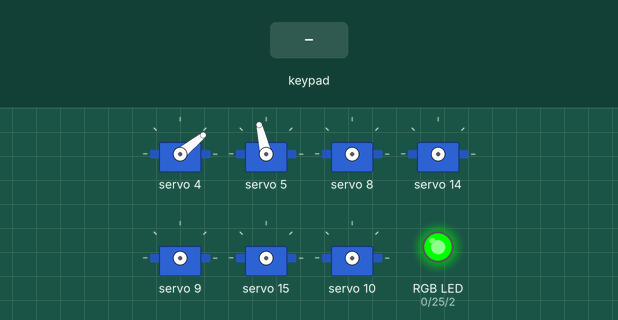
The sketch below on a simulated ESP32. On the bench: 7 × servo, an RGB LED mixed from three pins (HIGH = lit). The inputs (shaded band) are chosen by the test bench. What the sketch prints to the serial monitor is not drawn.

Above: at 2.2 s.
2.3 s: key '+' pressed
At 2.5 s:
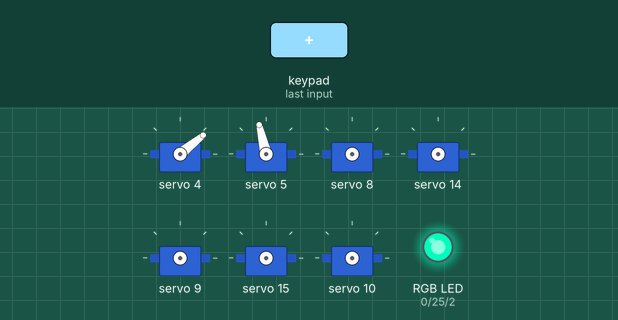
At 3.1 s:
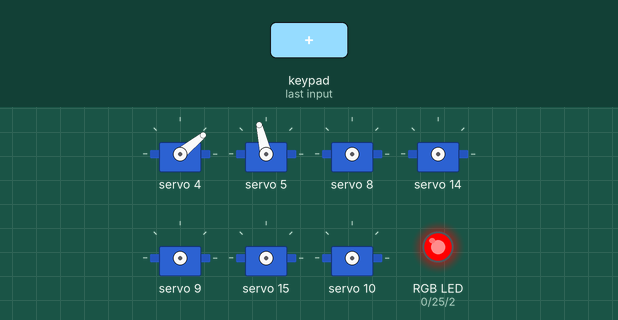
5.3 s: key 'U' pressed
At 5.65 s:
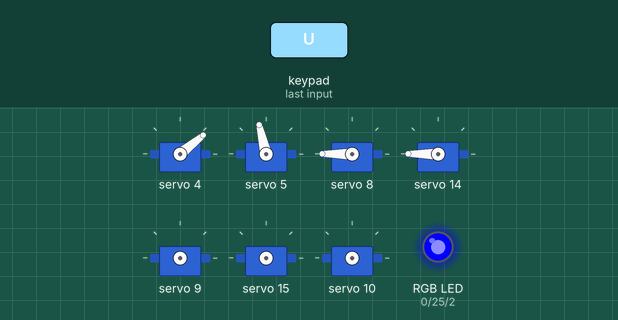
8.3 s: key 'D' pressed
11.3 s: key 'L' pressed
14.3 s: key 'R' pressed
17.3 s: key 'X' pressed
At 17.9 s:
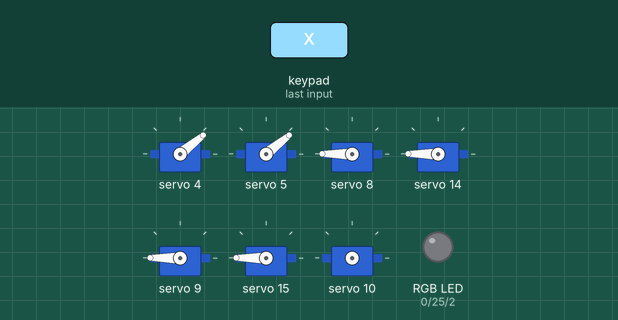
Timing chart, 0 to 21.3 s (numbered marks = the images above; inputs shaded):
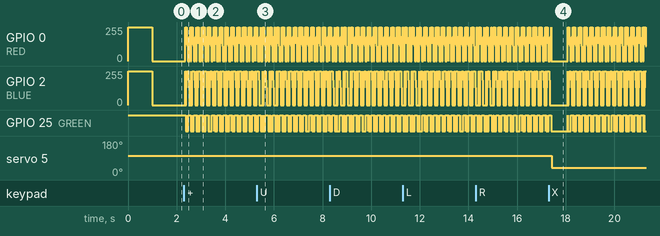

The sketch:

VRC2023.ino
```cpp
// Include necessary lib
#include <Adafruit_PWMServoDriver.h>
#include <PS2X_lib.h>
#include <Wire.h>

// Classes
Adafruit_PWMServoDriver pwm = Adafruit_PWMServoDriver();
PS2X ps2x;

// Define input PS2
#define PS2_DAT 12 // MISO
#define PS2_CMD 13 // MOSI
#define PS2_SEL 15 // SS
#define PS2_CLK 14 // SLK
#define pressures false
#define rumble false


// Define input Motor DC/Servo (D = (+), A = (-), SV = Servo )
#define DT 8
#define AT 9
#define DP 14
#define AP 15
#define DC 10
#define AC 11
#define SVT 2
#define SVP 3
#define DBD 12
#define ABD 13
#define SVE 4
#define SVD 5

// Define Led RGB
#define RED 0
#define BLUE 2
#define GREEN 25


bool cuon = false;
bool ban = false;
bool quaybanh = false;
int sp = 3071;
bool boost = false;
int ext = 950;
int doc = 1610;
int led = 0;
bool nguoc = false;

void setup() {

  Serial.begin(115200);

  // Setup led
  ledcSetup(RED , 5000, 8);
  ledcSetup(BLUE, 5000, 8);
  pinMode(GREEN,OUTPUT);

  ledcAttachPin(RED, RED);
  ledcAttachPin(BLUE, BLUE);

  digitalWrite(GREEN, HIGH);
  ledcWrite(RED, 255);
  ledcWrite(BLUE, 255);

  // --- Startup ViA B ---
  pwm.begin();
  pwm.setOscillatorFrequency(27000000);
  pwm.setPWMFreq(50);
  Wire.setClock(400000);

  pwm.writeMicroseconds(SVE, ext); // Set servo extension
  pwm.writeMicroseconds(SVD, doc); // Set servo steep

  // --- Check error ps2 ---
  int error = -1;
  for (int i = 0; i < 10; i++)
  {
    delay(1000);
    error = ps2x.config_gamepad(PS2_CLK, PS2_CMD, PS2_SEL, PS2_DAT, pressures, rumble);
    Serial.print(".");
    if(!error)
    break;

  }
}


void loop(){
  ps2x.read_gamepad(false, false);


  // Movement
  if (ps2x.Button(PSB_PAD_UP)) {  // Forward
    pwm.setPWM(DT, 0, sp);
    pwm.setPWM(AT, 0, 0);
    pwm.setPWM(DP, 0, sp);
    pwm.setPWM(AP, 0, 0);
    Serial.println("Đang tiến");
    delay(50);
  }

  else if (ps2x.Button(PSB_PAD_DOWN)) {  // Backward
    pwm.setPWM(AT, 0, sp);
    pwm.setPWM(DT, 0, 0);
    pwm.setPWM(AP, 0, sp);
    pwm.setPWM(DP, 0, 0);
    Serial.println("Đang lùi");
    delay(50);
  }

  else if (ps2x.Button(PSB_PAD_LEFT)) {  // Left
    pwm.setPWM(DT, 0, 0);
    pwm.setPWM(AT, 0, 0);
    pwm.setPWM(DP, 0, 1638);
    pwm.setPWM(AP, 0, 0);
    Serial.println("Đang rẽ trái");
    delay(50);
  }


  else if (ps2x.Button(PSB_PAD_RIGHT)) {  // Right
    pwm.setPWM(DP, 0, 0);
    pwm.setPWM(AP, 0, 0);
    pwm.setPWM(DT, 0, 1638);
    pwm.setPWM(AT, 0, 0);
    Serial.println("Đang rẽ phải");
    delay(50);
  }


  else if (ps2x.ButtonReleased(PSB_PAD_UP) || ps2x.ButtonReleased(PSB_PAD_DOWN) || ps2x.ButtonReleased(PSB_PAD_LEFT) || ps2x.ButtonReleased(PSB_PAD_RIGHT)) {
    pwm.setPWM(DT, 0, 0);
    pwm.setPWM(AT, 0, 0);
    pwm.setPWM(DP, 0, 0);
    pwm.setPWM(AP, 0, 0);
    Serial.println("Đã dừng");
    delay(50);
  }


  // Boost
  if (ps2x.ButtonPressed(PSB_L2)) {
    if (boost == false) {
      sp = 4095;
      boost = true;
      Serial.println("Tốc độ = 100%");
      delay(50);
    }

    else {
      sp = 3071;
      boost = false;
      Serial.println("Tốc độ = 50%");
      delay(50);
    }
  }
  // Intake
  if (ps2x.ButtonPressed(PSB_BLUE)) {
    if (cuon == false) {
      pwm.writeMicroseconds(SVD, 950);
      delay(600);
      pwm.setPWM(DC, 0, 2048);
      pwm.setPWM(AC, 0, 0);
      Serial.println("Đang cuốn");
      cuon = true;
      delay(50);
    }
    else {
      pwm.setPWM(DC, 0, 0);
      pwm.setPWM(AC, 0, 0);
      delay(400);
      pwm.writeMicroseconds(SVD, 1610);
      Serial.println("Dừng cuốn");
      cuon = false;
      delay(50);
    }
  }


  // Reversed
  if (ps2x.ButtonPressed(PSB_GREEN)) {
    if (cuon == false) {
      pwm.writeMicroseconds(SVD, 950);
      delay(600);
      pwm.setPWM(DC, 0, 0);
      pwm.setPWM(AC, 0, 2048);
      Serial.println("Đang nhả");
      cuon = true;
      delay(50);
    }
    else {
      pwm.setPWM(DC, 0, 0);
      pwm.setPWM(AC, 0, 0);
      delay(400);
      pwm.writeMicroseconds(SVD, 1610);
      Serial.println("Dừng nhả");
      cuon = false;
      delay(50);
    }

  }


  // Shoot
  if (ps2x.ButtonPressed(PSB_R1)) {
    if (ban == false) {
      pwm.writeMicroseconds(SVP, 700);
      pwm.writeMicroseconds(SVT, 2300);
      Serial.println("Bắt đầu bắn bóng");
      ban = true;
      delay(50);
    }
    else {
      pwm.writeMicroseconds(SVT, 1400);
      pwm.writeMicroseconds(SVP, 1400);
      Serial.println("Dừng bắn bóng");
      ban = false;
      delay(50);
    }
  }

  // Emergency button
  if (ps2x.ButtonPressed(PSB_R2)) {
    if (ban == false) {
      pwm.writeMicroseconds(SVT, 700);
      pwm.writeMicroseconds(SVP, 2300);
      Serial.println("Bắt đầu trả bóng");
      ban = true;
      delay(50);
    }
    else {
      pwm.writeMicroseconds(SVT, 1400);
      pwm.writeMicroseconds(SVP, 1400);
      Serial.println("Dừng trả bóng");
      ban = false;
      delay(50);
    }
  }

  // Starting to roll
  if (ps2x.ButtonPressed(PSB_L1)) {
    if (quaybanh == false) {
      pwm.setPWM(DBD, 0, 3276);
      pwm.setPWM(ABD, 0, 0);
      Serial.println("Bắt đầu quay bánh đà");
      quaybanh = true;
      delay(50);
    }

    else if (quaybanh == true) {
      pwm.setPWM(DBD, 0, 0);
      pwm.setPWM(ABD, 0, 0);
      Serial.println("Dừng quay bánh đà");
      quaybanh = false;
      delay(50);
    }
  }

  // Reversed
    if (ps2x.ButtonPressed(PSB_L3)) {
    if (nguoc == false) {
      pwm.setPWM(ABD, 0, 3276);
      pwm.setPWM(DBD, 0, 0);
      Serial.println("Bắt đầu quay bánh đà");
      nguoc = true;
      delay(50);
    }

    else {
      pwm.setPWM(DBD, 0, 0);
      pwm.setPWM(ABD, 0, 0);
      Serial.println("Dừng quay bánh đà");
      nguoc = false;
      delay(50);
    }
  }

  // Extension
  if (ps2x.Button(PSB_PINK) && ext < 2100) {
    ext += 50;
    pwm.writeMicroseconds(SVE, ext);
    Serial.print("Góc hiện tại theo us là: ");
    Serial.println(ext);
    delay(10);
  }

  if (ps2x.Button(PSB_RED) && ext > 950) {
    ext -= 50;
    pwm.writeMicroseconds(SVE, ext);
    Serial.print("Góc hiện tại theo us là: ");
    Serial.println(ext);
    delay(10);
  }

  // Led Boost
  if (led == 0) {
    if (boost == false) {
      digitalWrite(GREEN, HIGH);
      ledcWrite(RED , 0);
      ledcWrite(BLUE, 0);
    }

    else {
      digitalWrite(25,LOW);
      ledcWrite(RED , 255);
      ledcWrite(BLUE, 0);
    }
  }

  // Off Led
  if (ps2x.ButtonPressed(PSB_SELECT)) {
    if (led == -1) {
      led = 0;
      Serial.println("Bật led");
      delay(50);
    }
    else {
      led = -1;
      digitalWrite(GREEN, LOW);
      ledcWrite(RED, 0);
      ledcWrite(BLUE, 0);
      Serial.println("Tắt led");
      delay(50);
    }
  }

  // Blink led
  if (ps2x.ButtonPressed(PSB_START)) {
    if (led == 0) {
      led = 1;
      Serial.println("Bắt đầu blink");
      delay(50);
    }
    else if (led != 0) {
      led = 0;
      Serial.println("Chuyển led về dạng thường");
      delay(50);
    }
  }


  if (led == 1) {
    digitalWrite(GREEN, HIGH);
    ledcWrite(RED, 255);
    ledcWrite(BLUE, 255);
    led += 1;
    delay(15);
  }

  if (led == 2) {
    digitalWrite(GREEN, LOW);
    ledcWrite(RED, 255);
    ledcWrite(BLUE, 0);
    led += 1;
    delay(15);
  }

  if (led == 3) {
    digitalWrite(GREEN, LOW);
    ledcWrite(RED, 128);
    ledcWrite(BLUE, 0);
    led += 1;
    delay(15);
  }

  if (led == 4) {
    digitalWrite(GREEN, LOW);
    ledcWrite(RED, 255);
    ledcWrite(BLUE, 128);
    led += 1;
    delay(15);
  }

  if (led == 5) {
    digitalWrite(GREEN, LOW);
    ledcWrite(RED, 255);
    ledcWrite(BLUE, 255);
    led += 1;
    delay(15);
  }

  if (led == 6) {
    digitalWrite(GREEN, LOW);
    ledcWrite(RED, 180);
    ledcWrite(BLUE, 255);
    led += 1;
    delay(15);
  }

  if (led == 7) {
    digitalWrite(GREEN, LOW);
    ledcWrite(RED, 110);
    ledcWrite(BLUE, 255);
    led += 1;
    delay(15);
  }

  if (led == 8) {
    digitalWrite(GREEN, LOW);
    ledcWrite(RED, 0);
    ledcWrite(BLUE, 255);
    led += 1;
    delay(15);
  }

  if (led == 9) {
    digitalWrite(GREEN, HIGH);
    ledcWrite(RED, 0);
    ledcWrite(BLUE, 255);
    led += 1;
    delay(15);
  }

  if (led == 10) {
    digitalWrite(GREEN, HIGH);
    ledcWrite(RED, 0);
    ledcWrite(BLUE, 188);
    led += 1;
    delay(15);
  }

  if (led == 11) {
    digitalWrite(GREEN, HIGH);
    ledcWrite(RED, 0);
    ledcWrite(BLUE, 128);
    led += 1;
    delay(15);
  }

  if (led == 12) {
    digitalWrite(GREEN, HIGH);
    ledcWrite(RED, 0);
    ledcWrite(BLUE, 0);
    led += 1;
    delay(15);
  }

  if (led == 13) {
    digitalWrite(GREEN, HIGH);
    ledcWrite(RED, 110);
    ledcWrite(BLUE, 0);
    led += 1;
    delay(15);
  }

  if (led == 14) {
    digitalWrite(GREEN, HIGH);
    ledcWrite(RED, 188);
    ledcWrite(BLUE, 0);
    led += 1;
    delay(15);
  }

  if (led == 15) {
    digitalWrite(GREEN, HIGH);
    ledcWrite(RED, 255);
    ledcWrite(BLUE, 0);
    led += 1;
    delay(15);
  }

  if (led == 16) {
    digitalWrite(GREEN, LOW);
    ledcWrite(RED, 0);
    ledcWrite(BLUE, 0);
    led = 1;
    delay(15);
  }
}
```

Measured:
- after the input at 17.3 s, servo 5: 103° → 39° after 0.12 s
